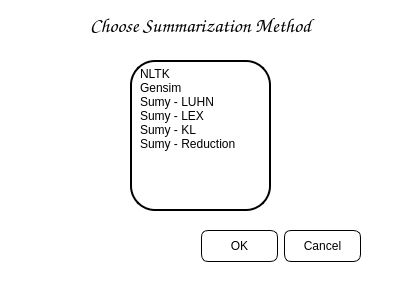
<?xml version="1.0" encoding="UTF-8"?>
<ui version="4.0">
 <class>Dialog</class>
 <widget class="QDialog" name="Dialog">
  <property name="geometry">
   <rect>
    <x>0</x>
    <y>0</y>
    <width>400</width>
    <height>281</height>
   </rect>
  </property>
  <property name="font">
   <font>
    <family>Open Sans</family>
    <weight>50</weight>
    <bold>false</bold>
   </font>
  </property>
  <property name="windowTitle">
   <string>Choose Method</string>
  </property>
  <property name="styleSheet">
   <string notr="true">background-color:white;</string>
  </property>
  <widget class="QDialogButtonBox" name="buttonBox">
   <property name="geometry">
    <rect>
     <x>20</x>
     <y>230</y>
     <width>341</width>
     <height>32</height>
    </rect>
   </property>
   <property name="font">
    <font>
     <family>Comic Sans MS</family>
     <pointsize>8</pointsize>
    </font>
   </property>
   <property name="styleSheet">
    <string notr="true">border: 1px solid black;
width:75px;
height:30px;
border-radius:7px</string>
   </property>
   <property name="orientation">
    <enum>Qt::Horizontal</enum>
   </property>
   <property name="standardButtons">
    <set>QDialogButtonBox::Cancel|QDialogButtonBox::Ok</set>
   </property>
  </widget>
  <widget class="QLabel" name="label">
   <property name="geometry">
    <rect>
     <x>0</x>
     <y>0</y>
     <width>401</width>
     <height>51</height>
    </rect>
   </property>
   <property name="font">
    <font>
     <family>Comic Sans MS</family>
     <pointsize>15</pointsize>
     <weight>75</weight>
     <bold>true</bold>
    </font>
   </property>
   <property name="styleSheet">
    <string notr="true">text-align:center;background-color:transparent;font-weight:bold;</string>
   </property>
   <property name="text">
    <string>Choose Summarization Method</string>
   </property>
   <property name="alignment">
    <set>Qt::AlignCenter</set>
   </property>
  </widget>
  <widget class="QListWidget" name="listWidget">
   <property name="geometry">
    <rect>
     <x>130</x>
     <y>60</y>
     <width>141</width>
     <height>151</height>
    </rect>
   </property>
   <property name="font">
    <font>
     <weight>50</weight>
     <bold>false</bold>
    </font>
   </property>
   <property name="styleSheet">
    <string notr="true">QListWidget{
	border : 2px solid black;
	border-radius:25px;
	text-align:center;
	padding: 5px
}
QListWidget::item{
	text-align:center;
	width: 50px
}</string>
   </property>
   <property name="resizeMode">
    <enum>QListView::Fixed</enum>
   </property>
   <property name="layoutMode">
    <enum>QListView::SinglePass</enum>
   </property>
   <property name="spacing">
    <number>0</number>
   </property>
   <property name="viewMode">
    <enum>QListView::ListMode</enum>
   </property>
   <property name="itemAlignment">
    <set>Qt::AlignCenter</set>
   </property>
   <item>
    <property name="text">
     <string>NLTK</string>
    </property>
   </item>
   <item>
    <property name="text">
     <string>Gensim</string>
    </property>
   </item>
   <item>
    <property name="text">
     <string>Sumy - LUHN</string>
    </property>
   </item>
   <item>
    <property name="text">
     <string>Sumy - LEX</string>
    </property>
   </item>
   <item>
    <property name="text">
     <string>Sumy - KL</string>
    </property>
   </item>
   <item>
    <property name="text">
     <string>Sumy - Reduction</string>
    </property>
   </item>
  </widget>
 </widget>
 <resources>
  <include location="../../../../../Senior 1/Semester 2/Distributed Computing/Project/FinalProj/Resources/Resources.qrc"/>
 </resources>
 <connections>
  <connection>
   <sender>buttonBox</sender>
   <signal>accepted()</signal>
   <receiver>Dialog</receiver>
   <slot>accept()</slot>
   <hints>
    <hint type="sourcelabel">
     <x>248</x>
     <y>254</y>
    </hint>
    <hint type="destinationlabel">
     <x>157</x>
     <y>274</y>
    </hint>
   </hints>
  </connection>
  <connection>
   <sender>buttonBox</sender>
   <signal>rejected()</signal>
   <receiver>Dialog</receiver>
   <slot>reject()</slot>
   <hints>
    <hint type="sourcelabel">
     <x>316</x>
     <y>260</y>
    </hint>
    <hint type="destinationlabel">
     <x>286</x>
     <y>274</y>
    </hint>
   </hints>
  </connection>
 </connections>
</ui>
